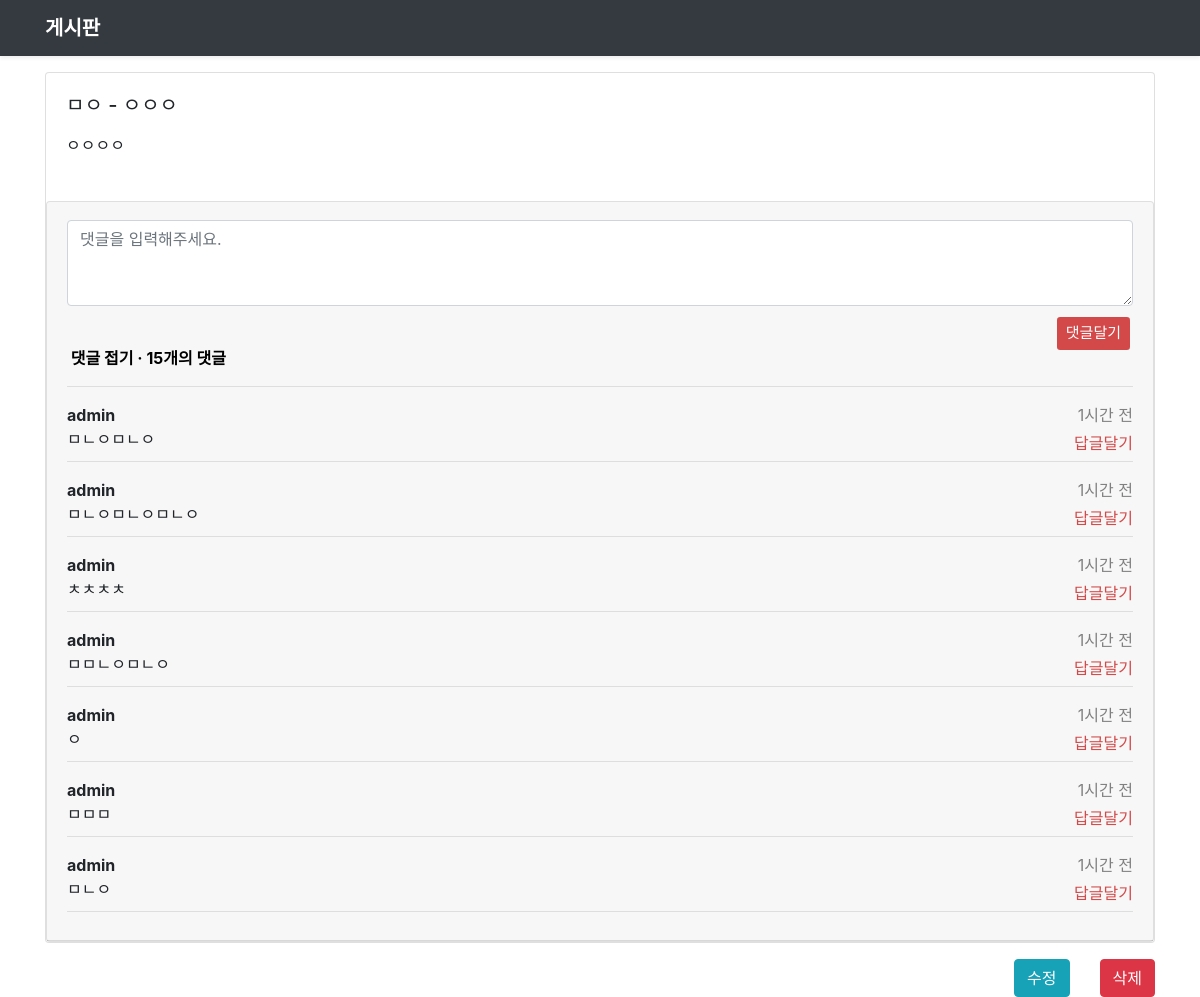
The page /post/18 on the database its author committed.
### board_app/models.py (models this page shows, shortened)
class Board(models.Model):
    author = models.CharField(max_length=10, null=False)
    title = models.CharField(max_length=100, null=False)
    content = models.TextField(null=False)
    modified_date = models.DateTimeField(auto_now=True)
    registered_date = models.DateTimeField(auto_now_add=True, verbose_name='등록시간')
    hits = models.PositiveIntegerField(verbose_name='조회수', default=0)
    comments = models.PositiveIntegerField(verbose_name='댓글수', null=True)
    class Meta:
        db_table = '자유게시판'
        verbose_name = '자유게시판'
        verbose_name_plural = '자유게시판'

class Comment(models.Model):
    post = models.ForeignKey(Board, on_delete=models.CASCADE, verbose_name='게시글')
    writer = models.CharField(max_length=10, null=True, verbose_name='댓글작성자')
    content = models.TextField(verbose_name='댓글내용')
    created = models.DateTimeField(auto_now_add=True, verbose_name='작성일')
    deleted = models.BooleanField(default=False, verbose_name='삭제여부')
    reply = models.IntegerField(verbose_name='답글위치', default=0, null=True)
    def __str__(self):
        return self.content
    @property
    def created_string(self):
        time = datetime.now(tz=timezone.utc).replace(tzinfo=None) - self.created
        if time < timedelta(minutes=1):
            return '방금 전'
        elif time < timedelta(hours=1):
            return str(int(time.seconds / 60)) + '분 전'
        elif time < timedelta(days=1):
            return str(int(time.seconds / 3600)) + '시간 전'
        elif time < timedelta(days=7):
            time = datetime.now(tz=timezone.utc).date() - self.created.date()
            return str(time.days) + '일 전'
        else:
            return False
    class Meta:
        db_table = '자유게시판 댓글'
        verbose_name = '자유게시판 댓글'
        verbose_name_plural = '자유게시판 댓글'

### board_app/views.py (the view)
# urls.py: path('post/<int:pk>', views.detail, name='detail'),
def detail(request, pk):
    board = get_object_or_404(Board, pk=pk)
    session_cookie = 'AnonymousUser'
    cookie_name = F'free_hits:{session_cookie}'
    comment = Comment.objects.filter(post=pk).order_by('created')
    comment_count = comment.exclude(deleted=True).count()
    print(comment)
    reply = comment.exclude(reply='0')
    print(reply)
    if request.user == board.author:
        free_auth = True
    else:
        free_auth = False
    context = {
        'board': board,
        'free_auth': free_auth,
        'comments': comment,
        'comment_count': comment_count,
        'replys': reply,
    }
    response = render(request, 'detail.html', context)
    if request.COOKIES.get(cookie_name) is not None:
        cookies = request.COOKIES.get(cookie_name)
        cookies_list = cookies.split('|')
        if str(pk) not in cookies_list:
            response.set_cookie(cookie_name, cookies + f'|{pk}', expires=None)
            board.hits += 1
            board.save()
            return response
    else:
        response.set_cookie(cookie_name, pk, expires=None)
        board.hits += 1
        board.save()
        return response
    return render(request, 'detail.html', context)

### templates/detail.html (shortened to what this page needs)
{% load static %}
<!DOCTYPE html>
<html lang="ko">
<head>
    <link rel="stylesheet" href="{% static 'bootstrap/css/bootstrap.min.css' %}">
</head>
<body>
<header>
    <div class="navbar navbar-dark bg-dark shadow-sm mb-3">
        <div class="container d-flex justify-content-between">
            <a href="/" class="navbar-brand d-flex align-items-center">
                <strong>게시판</strong>
            </a>
        </div>
    </div>
</header>
<div class="container">
    <div class="card">
        <div class="card-body">
            <h5 class="card-title">{{ board.title }} - {{ board.author }}</h5>
            <p class="card-text">{{ board.content }}</p>
        </div>
	<br>
            <div class="card" style="width: 100%;">
                <div class="card-header">
                    <div class="col-md-12">
                        <div class="form-group row">
                            <textarea class="form-control" id="content_id" rows="3" placeholder="댓글을 입력해주세요." style="margin-top:6px;"></textarea>
                        </div>
                        <div class="text-right" style="float:right">
                            <button id="comment_write" class="btn btn-sm" style="background-color: #d14040f2; color: white; font-size: 15px; margin-top:-5px; margin-right:-12px;">댓글달기</button>
                        </div>
                    </div>
                    <br>
                    {% if comments %}
                    <div id="hide_more_button"><strong><a id=hide_button_count style="color:black;">&nbsp;댓글 접기 &middot;&nbsp;{{ comment_count }}개의 댓글<br></a></strong></div>
                    {% else %}
                    <div id="hide_more_button"><strong><a id=hide_button_count style="color:black;"><br></a></strong></div>
                    <div id="show_more_button" style="display:none;"><strong><a id=show_button_count style="color:black;"><br></a></strong></div>
                    {% endif %}
                    <hr>
                    <div id="more_comment">
                        {% if comments %}
                            {% for comment in comments %}
                            <div id='{{ comment.id }}'>
                                {% if comment.deleted and comment.reply == 0 %}
                                <span style="color:gray;">삭제된 댓글입니다.</span><hr>
                                {% else %}
                                    {% if comment.reply == 0 %}
                                        {% if comment.writer == board.writer %}
                                        <strong>{{ comment.writer }}&nbsp;<span style="color:gray";>(글쓴이)</span></strong>
                                        {% else  %}
                                        <strong>{{ comment.writer }}</strong>
                                        {% endif %}
                                        {% if comment.created_string == False %}
                                        <span style="float:right; color:gray;">{{ comment.created|date:'m월 d일' }}</span>
                                        {% else %}
                                        <span style="float:right; color:gray;">{{ comment.created_string }}</span>
                                        {% endif %}
                                        {% if comment.writer == request.user or request.user.level == '0' or request.user.level == '1' %}
                                        <div>
                                            <div style="white-space:pre-wrap; text-align:left;">{{ comment.content }}</div>
                                            <div style="text-align: right; margin:-20px 0px -10px 0;">
                                                <a style="color: #d14040f2;" onclick="createReplyArea('{{comment.id}}');">답글달기</a>&nbsp;&middot;&nbsp;
                                                <a style="color: #d14040f2;" onclick="commentDelete('{{comment.id}}');">댓글삭제</a>
                                            </div>
                                        </div>
                                        <hr>
                                        {% else %}
                                        <div>
                                            <div style="white-space:pre-wrap; text-align:left;">{{ comment.content }}</div>
                                            <div style="text-align: right; margin:-20px 0px -10px 0;">
                                                <a style="color: #d14040f2;" onclick="createReplyArea('{{comment.id}}');">답글달기</a>
                                            </div>
                                        </div>
                                        <hr>
                                        {% endif %}
                                    {% endif %}
                                {% endif %}
                            </div>
                            {% endfor %}
                        {% endif %}
                    </div>
                </div>
            </div>
    </div>
    <div class="row mt-3">
        <div class="col-auto mr-auto"></div>
        <div class="col-auto">
            <a class="btn btn-info" href="/post/edit/{{ board.id }}" role="button">수정</a>
        </div>
        <div class="col-auto">
            <form id="delete-form" action="/post/delete/{{ board.id }}" method="post">
                <button id="delete-btn" type="submit" class="btn btn-danger">삭제</button>
            </form>
        </div>
    </div>
</div>
</body>
</html>

### rows shown on the page
Board: title "ㅁㅇ", author "ㅇㅇㅇ", content "ㅇㅇㅇㅇ"
Comment: writer "admin", created_string "1시간 전", content "ㅁㄴㅇㅁㄴㅇ"
Comment: writer "admin", created_string "1시간 전", content "ㅁㄴㅇㅁㄴㅇㅁㄴㅇ"
Comment: writer "admin", created_string "1시간 전", content "ㅊㅊㅊㅊ"
Comment: writer "admin", created_string "1시간 전", content "ㅁㅁㄴㅇㅁㄴㅇ"
Comment: writer "admin", created_string "1시간 전", content "ㅇ"
Comment: writer "admin", created_string "1시간 전", content "ㅁㅁㅁ"
Comment: writer "admin", created_string "1시간 전", content "ㅁㄴㅇ"

### other values the page prints
{{ comment_count }} "15"
